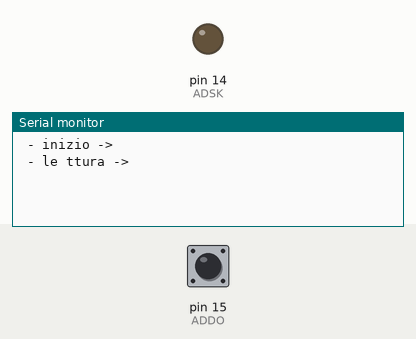
Simulated run of this sketch. Board: Arduino Uno, built with avr-gcc and run on an emulated ATmega328P. On the bench: output pins drawn as LEDs (lit = HIGH), the last lines printed to the serial monitor. The inputs (shaded band) are chosen by the test bench; at power-on: pin 15 (ADDO) HIGH.

Above: at 1.2 s.
1.3 s: pin 15 (ADDO) pulled LOW for 0.15 s
At 2.5 s:
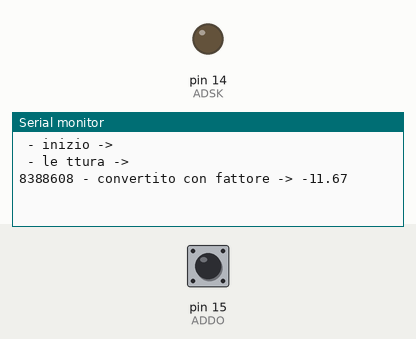
2.9 s: pin 15 (ADDO) pulled LOW for 1 s
At 4.7 s:
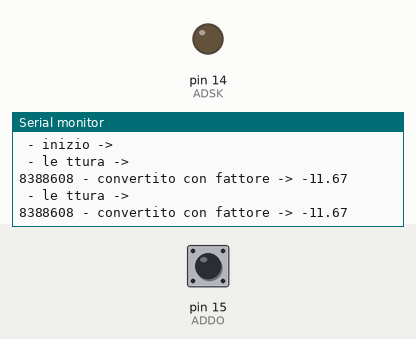

Measured:
- after the input at 1.3 s, the serial monitor: prints a new line at once (image 1)

The sketch:

funcao_exemplo_HX711.ino
```cpp
/*
      Teste de função em C para funcionamento do CI HX711

      Conversor AD para célula de carga


      Eng. Wagner Rambo
      Outubro de 2016
*/

// --- Mapeamento de Hardware ---
#define  ADDO  15   //Data Out
#define  ADSK  14    //SCK


// --- Protótipo das Funções Auxiliares ---
unsigned long ReadCount(); //conversão AD do HX711


// --- Variáveis Globais ---
unsigned long convert;


// --- Configurações Iniciais ---
void setup()
{
   pinMode(ADDO, INPUT_PULLUP);   //entrada para receber os dados
   pinMode(ADSK, OUTPUT);         //saída para SCK

   Serial.begin(9600);
  Serial.println(" - inizio -> ");
} //end setup


// --- Loop Infinito ---
void loop()
{
  float conv =39462.6667;
  float tara =8849313;
  Serial.println(" - le ttura -> ");
  convert = ReadCount();

  Serial.print(convert);
  Serial.print(" - convertito con fattore -> ");
  Serial.println((convert -tara) /conv);

  delay(2000);


} //end loop


// --- Funções ---
unsigned long ReadCount()
{
  unsigned long Count = 0;
  unsigned char i;

  digitalWrite(ADSK, LOW);

  while(digitalRead(ADDO));

  for(i=0;i<24;i++)
  {
     digitalWrite(ADSK, HIGH);
     Count = Count << 1;
     digitalWrite(ADSK, LOW);
     if(digitalRead(ADDO)) Count++;

  } //end for

  digitalWrite(ADSK, HIGH);
  Count = Count^0x800000;
  digitalWrite(ADSK, LOW);

  return(Count);


} //end ReadCount
```
